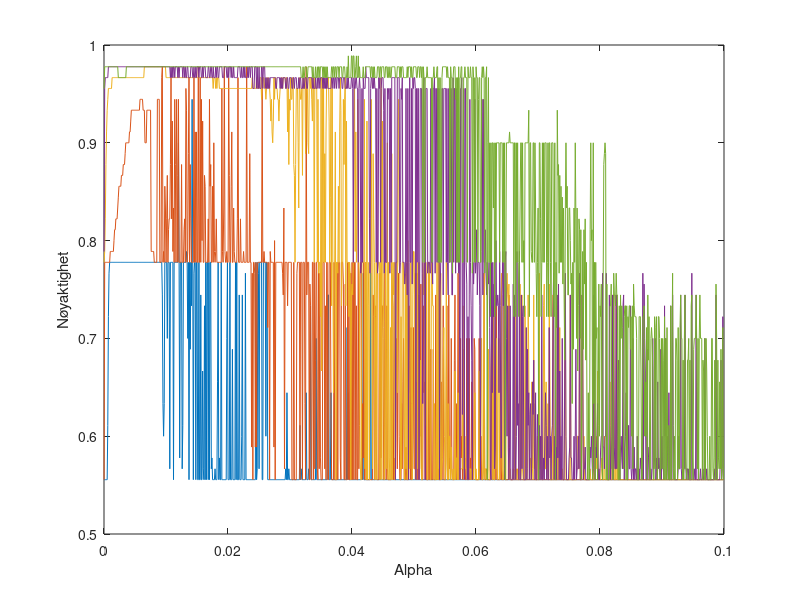

Reproduce this figure in MATLAB.
load('PlotOFAlphaSweep.mat');
alpha = [0.00001:1/10000:0.1];

plot(alpha,ACCs);
ylabel("Nøyaktighet");
xlabel("Alpha")
%legend(["10 iterasjoner","100 iterasjoner", "1'000 iterasjoner","10'000 iterasjoner","100'000 iterasjoner"]);